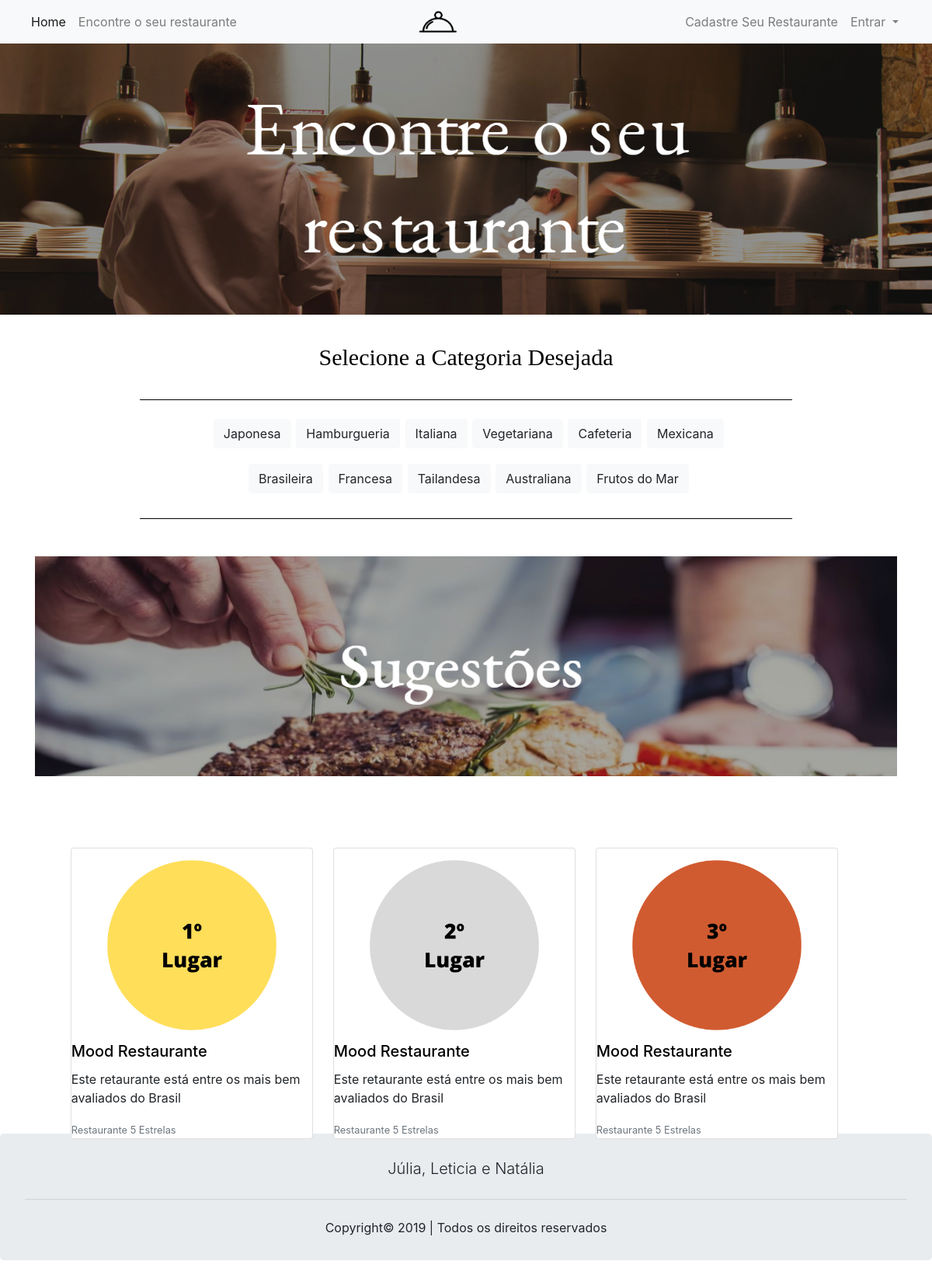
The page / on the database its author committed.
### tables this page shows
CREATE TABLE `tipo_comida` (
  `id_comida` int(11) NOT NULL,
  `categoria` varchar(25) NOT NULL,
  `restaurante_id_rest` int(80) NOT NULL
);

### index.php (the view, shortened to what this page needs)
<!DOCTYPE html>
<html lang="pt-br">
<head>
  <link rel="stylesheet" href="/assets/css/bootstrap.min.css">
  <link rel="stylesheet" href="/assets/css/Bootstrap/bootstrap.min.css">
  <link rel="stylesheet" type="text/css" href="assets/css/index.css">
  <link rel="stylesheet" type="text/css" href="assets/css/carrossel.css">
  <link rel="stylesheet" href="https://stackpath.bootstrapcdn.com/bootstrap/4.1.3/css/bootstrap.min.css">
</head>
<body>
  <div>
    <img id="image" src="img/fundo3.png" style="width:100%; cursor: auto">
  </div>
  <br>
  <nav class="nav justify-content-center">
    <a class="nav-link" style="color: black; font-size: 30px; font-family:all;">Selecione a Categoria Desejada</a>
  </nav>
  <br>
  <div id="linha" style="width: 70%; border-bottom: 1.2px solid #000000; position: center; margin-left: 15%;
}"> </div>
<br>
<nav class="nav justify-content-center" style="margin-left: 22%; margin-right: 22%;">
  <br>
  <?php
  $pdo = Banco::conectar();
  $sql = 'SELECT * FROM `avalie-aqui`.`tipo_comida` ';
  foreach($pdo->query($sql)as $row)
  {
    echo '<tr>';
    echo '<td width=250>';
    echo '<a class="btn btn-light" style="margin-bottom: 3%; margin-left: 1%;" href="categorias.php?id_tipo_comida='.$row['id_comida'].'">'. $row['categoria'] . '</a>';
    echo '</td>';
    echo '</tr>';
  }
  ?>
</nav>
<br>
<br>
<br>
<div id="linha" style="width: 70%; margin-top: -5%"> </div>
<br>
<div class="container">
  <br>
  <div>
    <img id="image" src="img/sugestao3.png" style="width:100%; cursor: auto">
  </div>
  <br>
  <br>
  <div>
<br>
</div>
      <div class="card-body">
<?php
$pdo = Banco::conectar();
$pdo->setAttribute(PDO::ATTR_ERRMODE, PDO::ERRMODE_EXCEPTION);
$sqll = "SELECT nome, qnt_estrela, id_rest from restaurante, avaliacos where id_rest = id_rest_id order by qnt_estrela desc limit 3";
$r = $pdo->prepare($sqll);
$r->execute();
$dataa = $r->fetchAll(PDO::FETCH_ASSOC);
foreach ($dataa as $key => $value) {
}
   ?>
   <?php
      $foto=1;
      while ($foto <= 3) {
        ?>
     <div class="card-deck" style="width: 32%; float:left; margin-left: 1%">
      <div class="card" >
     <img style="width: 80%; margin-left: 10%; cursor: default;" class="card-img-top" <?php echo "src=img/".$foto.".png"  ?> src=".../100px100/" alt="Imagem de capa do card">
<?php
       echo '
        <a href="#" style="text-decoration: none; color: black;"><h5 class="card-title">'.$value['nome'].'</h5></a>
        <p class="card-text">Este retaurante está entre os mais bem avaliados do Brasil</p>
        <p class="card-text"><small class="text-muted">Restaurante '.$value['qnt_estrela'].' Estrelas</small></p>
          </div>
</div>
   ';
    ?>
     <?php
          $foto++;
      }
      ?>
   </div>
       </div>
<br>
<div style="margin-top: 25%">
<?php
include ("rodape.php");
?>
</div>
</body>

### assets/css/index.css (style rules this page uses)
div#linha { border-bottom: 1.2px solid #000000; position: center; margin-left: 15%; }

### assets/css/carrossel.css (style rules this page uses)
img { cursor:pointer; }

### rows shown on the page
tipo_comida: categoria "Japonesa"
tipo_comida: categoria "Hamburgueria"
tipo_comida: categoria "Italiana"
tipo_comida: categoria "Vegetariana"
tipo_comida: categoria "Cafeteria"
tipo_comida: categoria "Mexicana"
tipo_comida: categoria "Brasileira"
tipo_comida: categoria "Francesa"
tipo_comida: categoria "Tailandesa"
tipo_comida: categoria "Australiana"
tipo_comida: categoria "Frutos do Mar"

### other values the page prints
$value['nome'] "Mood Restaurante"
$value['qnt_estrela'] "5"
